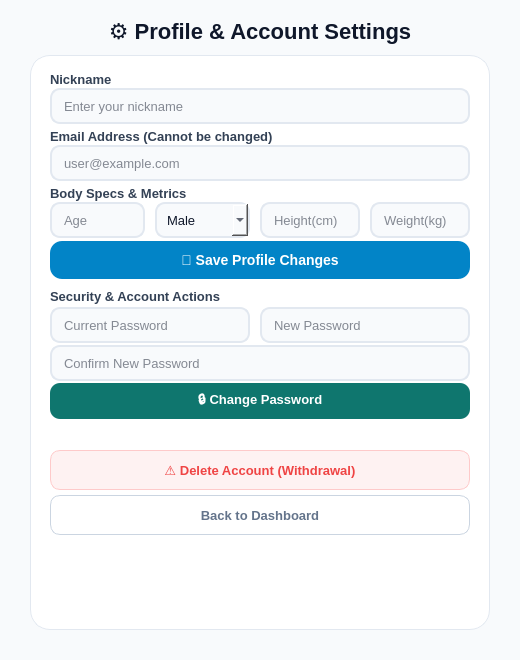
<?xml version="1.0" encoding="UTF-8"?>
<ui version="4.0">
 <class>MainWindow</class>
 <widget class="QMainWindow" name="MainWindow">
  <property name="geometry">
   <rect><x>0</x><y>0</y><width>520</width><height>660</height></rect>
  </property>
  <property name="windowTitle">
   <string>AI Fitness Hub - Profile Settings</string>
  </property>
  <property name="styleSheet">
   <string notr="true">
QMainWindow { background-color: #F8FAFC; }
#profileTitle { font-size: 22px; font-weight: 900; color: #0F172A; }
#settingsCard { background-color: #FFFFFF; border: 1px solid #E2E8F0; border-radius: 20px; padding: 15px; }
QLabel { font-size: 13px; font-weight: 700; color: #334155; background: transparent; }
QLineEdit, QComboBox { background-color: #F8FAFC; border: 2px solid #E2E8F0; border-radius: 10px; padding: 4px 10px; color: #0F172A; font-size: 13px; min-height: 24px; }
QLineEdit:focus, QComboBox:focus { border: 2px solid #0284C7; background-color: #FFFFFF; }
QLineEdit[readOnly="true"] { background-color: #E2E8F0; color: #64748B; border: 2px solid #CBD5E1; }

#errorMsgLabel { font-size: 12px; font-weight: 700; color: #EF4444; background: transparent; }

#saveButton { background-color: #0284C7; color: #FFFFFF; font-size: 14px; font-weight: 800; border-radius: 12px; min-height: 38px; }
#saveButton:hover { background-color: #0369A1; }

#changePasswordButton { background-color: #0F766E; color: #FFFFFF; font-size: 13px; font-weight: 800; border-radius: 10px; min-height: 36px; }
#changePasswordButton:hover { background-color: #115E59; }

#deleteAccountButton { background-color: #FEF2F2; color: #EF4444; font-size: 13px; font-weight: 800; border: 1px solid #FECACA; border-radius: 10px; min-height: 38px; }
#deleteAccountButton:hover { background-color: #FEE2E2; }

#backDashboardButton { background-color: #FFFFFF; color: #64748B; font-size: 13px; font-weight: 700; border: 1px solid #CBD5E1; border-radius: 10px; min-height: 38px; }
#backDashboardButton:hover { background-color: #F1F5F9; color: #0F172A; }
   </string>
  </property>
  <widget class="QWidget" name="centralwidget">
   <widget class="QLabel" name="profileTitle">
    <property name="geometry"><rect><x>30</x><y>15</y><width>460</width><height>32</height></rect></property>
    <property name="text"><string>⚙️ Profile &amp; Account Settings</string></property>
    <property name="alignment"><set>Qt::AlignCenter</set></property>
   </widget>
   <widget class="QFrame" name="settingsCard">
    <property name="geometry"><rect><x>30</x><y>55</y><width>460</width><height>575</height></rect></property>
    
    <!-- 1. 닉네임 (수정 가능) -->
    <widget class="QLabel" name="labelNickname">
     <property name="geometry"><rect><x>20</x><y>15</y><width>420</width><height>18</height></rect></property>
     <property name="text"><string>Nickname</string></property>
    </widget>
    <widget class="QLineEdit" name="editNickname">
     <property name="geometry"><rect><x>20</x><y>33</y><width>420</width><height>32</height></rect></property>
     <property name="placeholderText"><string>Enter your nickname</string></property>
    </widget>

    <!-- 2. 이메일 주소 (수정 불가) -->
    <widget class="QLabel" name="labelEmail">
     <property name="geometry"><rect><x>20</x><y>72</y><width>420</width><height>18</height></rect></property>
     <property name="text"><string>Email Address (Cannot be changed)</string></property>
    </widget>
    <widget class="QLineEdit" name="editEmail">
     <property name="geometry"><rect><x>20</x><y>90</y><width>420</width><height>32</height></rect></property>
     <property name="readOnly"><bool>true</bool></property>
     <property name="placeholderText"><string>user@example.com</string></property>
    </widget>

    <!-- 3. 신체 스펙 (수정 가능) -->
    <widget class="QLabel" name="labelSpecs">
     <property name="geometry"><rect><x>20</x><y>129</y><width>420</width><height>18</height></rect></property>
     <property name="text"><string>Body Specs &amp; Metrics</string></property>
    </widget>
    <widget class="QLineEdit" name="editAge">
     <property name="geometry"><rect><x>20</x><y>147</y><width>95</width><height>32</height></rect></property>
     <property name="placeholderText"><string>Age</string></property>
    </widget>
    <widget class="QComboBox" name="comboGender">
     <property name="geometry"><rect><x>125</x><y>147</y><width>95</width><height>32</height></rect></property>
     <item><property name="text"><string>Male</string></property></item>
     <item><property name="text"><string>Female</string></property></item>
     <item><property name="text"><string>Other</string></property></item>
    </widget>
    <widget class="QLineEdit" name="editHeight">
     <property name="geometry"><rect><x>230</x><y>147</y><width>100</width><height>32</height></rect></property>
     <property name="placeholderText"><string>Height(cm)</string></property>
    </widget>
    <widget class="QLineEdit" name="editWeight">
     <property name="geometry"><rect><x>340</x><y>147</y><width>100</width><height>32</height></rect></property>
     <property name="placeholderText"><string>Weight(kg)</string></property>
    </widget>

    <!-- 프로필 변경사항 저장 버튼 -->
    <widget class="QPushButton" name="saveButton">
     <property name="geometry"><rect><x>20</x><y>186</y><width>420</width><height>38</height></rect></property>
     <property name="text"><string>💾 Save Profile Changes</string></property>
    </widget>

    <!-- 보안 섹션 -->
    <widget class="QLabel" name="labelSecurity">
     <property name="geometry"><rect><x>20</x><y>232</y><width>420</width><height>18</height></rect></property>
     <property name="text"><string>Security &amp; Account Actions</string></property>
    </widget>

    <!-- 4. 비밀번호 변경 -->
    <widget class="QLineEdit" name="editCurrentPassword">
     <property name="geometry"><rect><x>20</x><y>252</y><width>200</width><height>32</height></rect></property>
     <property name="echoMode"><enum>QLineEdit::Password</enum></property>
     <property name="placeholderText"><string>Current Password</string></property>
    </widget>
    <widget class="QLineEdit" name="editNewPassword">
     <property name="geometry"><rect><x>230</x><y>252</y><width>210</width><height>32</height></rect></property>
     <property name="echoMode"><enum>QLineEdit::Password</enum></property>
     <property name="placeholderText"><string>New Password</string></property>
    </widget>
    <widget class="QLineEdit" name="editConfirmNewPassword">
     <property name="geometry"><rect><x>20</x><y>290</y><width>420</width><height>32</height></rect></property>
     <property name="echoMode"><enum>QLineEdit::Password</enum></property>
     <property name="placeholderText"><string>Confirm New Password</string></property>
    </widget>
    <widget class="QPushButton" name="changePasswordButton">
     <property name="geometry"><rect><x>20</x><y>328</y><width>420</width><height>36</height></rect></property>
     <property name="text"><string>🔒 Change Password</string></property>
    </widget>

    <!-- 에러 메시지 라벨 -->
    <widget class="QLabel" name="errorMsgLabel">
     <property name="geometry"><rect><x>20</x><y>370</y><width>420</width><height>20</height></rect></property>
     <property name="text"><string></string></property>
     <property name="alignment"><set>Qt::AlignCenter</set></property>
    </widget>

    <!-- 5. 회원 탈퇴 버튼 -->
    <widget class="QPushButton" name="deleteAccountButton">
     <property name="geometry"><rect><x>20</x><y>395</y><width>420</width><height>38</height></rect></property>
     <property name="text"><string>⚠️ Delete Account (Withdrawal)</string></property>
    </widget>

    <!-- 6. 대시보드로 돌아가기 버튼 -->
    <widget class="QPushButton" name="backDashboardButton">
     <property name="geometry"><rect><x>20</x><y>440</y><width>420</width><height>38</height></rect></property>
     <property name="text"><string>Back to Dashboard</string></property>
    </widget>

   </widget>
  </widget>
 </widget>
</ui>
